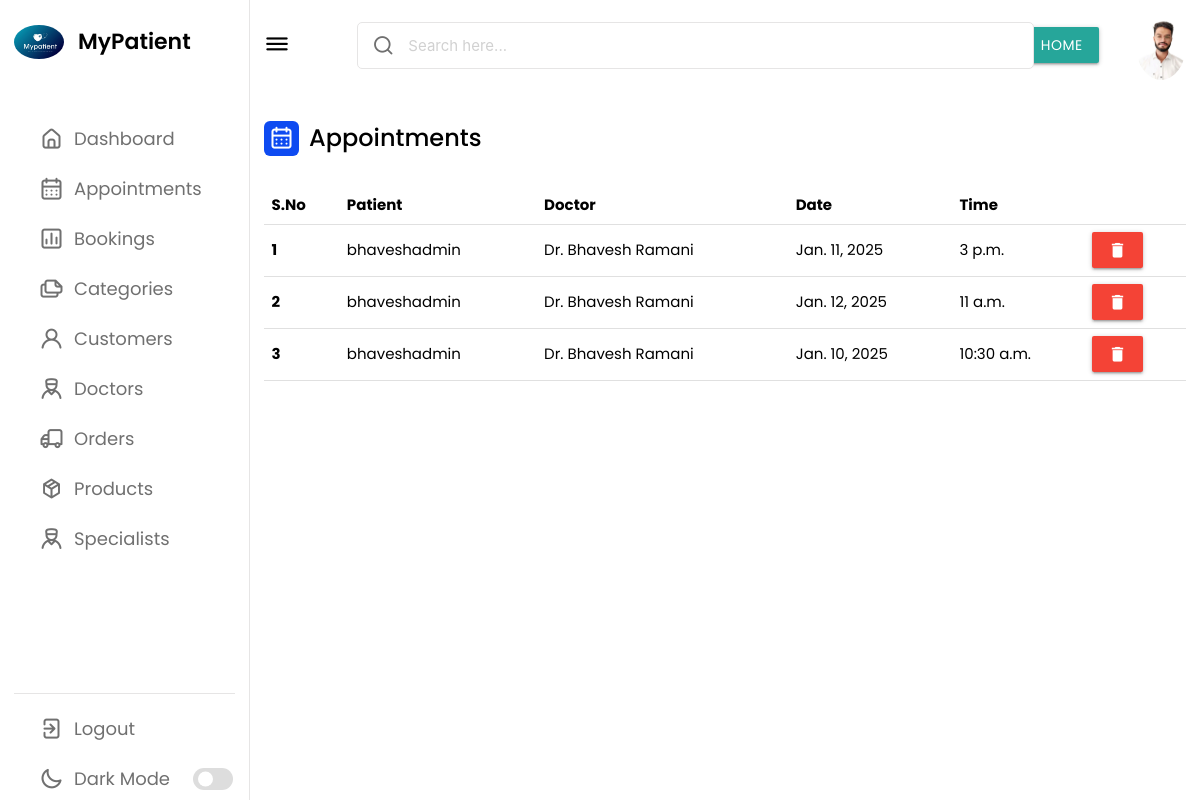
Page /appointment/ on the earlier database version.
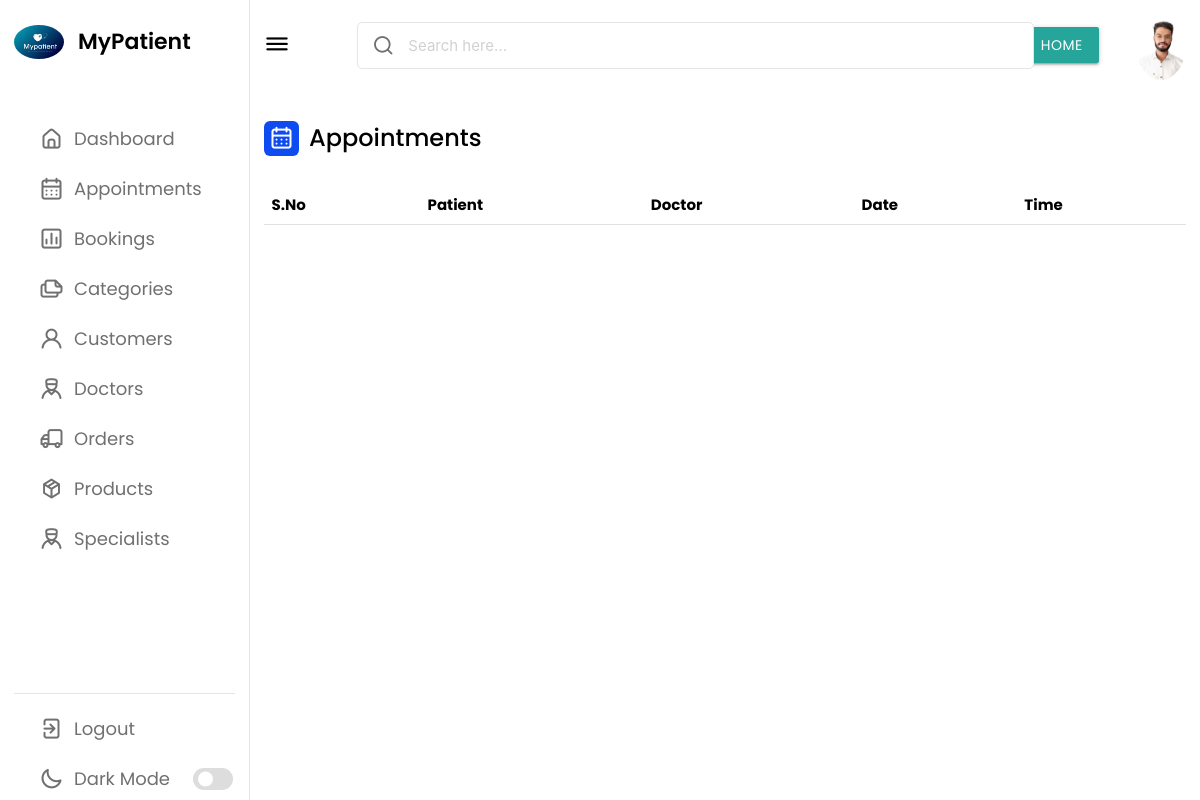
Same page on the later database version.
### minor/models.py (models this page shows, shortened)
class Appointment(models.Model):
    patient = models.ForeignKey(User, on_delete=models.CASCADE)
    doctor = models.ForeignKey(Doctors, on_delete=models.CASCADE)
    date = models.DateField()
    time = models.TimeField()

class Doctors(models.Model):
    name = models.CharField(max_length=50)
    specialist = models.ForeignKey(Specialist, related_name='doctors', on_delete=models.CASCADE, default=1)
    age = models.CharField(max_length=3)
    address = models.CharField(max_length=50)
    description = models.CharField(max_length=1000, default='', null = True, blank=True)
    image = models.ImageField(upload_to='uploads/doctors/')
    def __str__(self):
        return self.name

### minor/views.py (the view)
# urls.py: path('appointment/', appointment, name='adminappointment'),
def appointment(request):
    objs = Appointment.objects.all()
    return render(request, 'adminappointment.html', {'objs' : objs})

### minor/templates/adminappointment.html (shortened to what the changed rows need)
<!DOCTYPE html>
<html lang="en">
  <head>
    <link rel="stylesheet" href="https://cdn.jsdelivr.net/npm/bootstrap@5.3.3/dist/css/bootstrap.rtl.min.css">
    <link
    rel="stylesheet"
    href="https://cdnjs.cloudflare.com/ajax/libs/materialize/1.0.0/css/materialize.min.css"
  />
    {% load static %}
    <link rel="stylesheet" href="{% static 'dashboard.css'%}" />
    <link
      rel="stylesheet"
      href="https://unicons.iconscout.com/release/v4.0.0/css/line.css"
    />
  </head>
  <body>
    <section class="dashboard">
      <div class="dash-content">
        <div class="overview">
          <div class="boxes">
            <table class="table">
                <thead class="thead-dark">
                  <tr>
                    <th scope="col">S.No</th>
                    <th scope="col">Patient</th>
                    <th scope="col">Doctor</th>
                    <th scope="col">Date</th>
                    <th scope="col">Time</th>
                  </tr>
                </thead>
                <tbody>
                    {% for obj in objs%}
                  <tr>
                    <th>{{ forloop.counter }}</th>
                    <td>{{obj.patient}}</td>
                    <td>{{obj.doctor}}</td>
                    <td>{{obj.date}}</td>
                    <td>{{obj.time}}</td>
                    <td>
                        <a href="{% url 'delete_appointment' obj.id %}" class="waves-effect red waves-light btn"> <i class="material-icons">delete</i></a>
                    </td>
                  </tr>
                  {% endfor %}
                </tbody>
              </table>
    </section>
  </body>
</html>

Differences in the rows shown:
removed Appointment: patient "bhaveshadmin", doctor "Dr. Bhavesh Ramani", date "Jan. 11, 2025", time "3 p.m."
removed Appointment: patient "bhaveshadmin", doctor "Dr. Bhavesh Ramani", date "Jan. 12, 2025", time "11 a.m."
removed Appointment: patient "bhaveshadmin", doctor "Dr. Bhavesh Ramani", date "Jan. 10, 2025", time "10:30 a.m."
